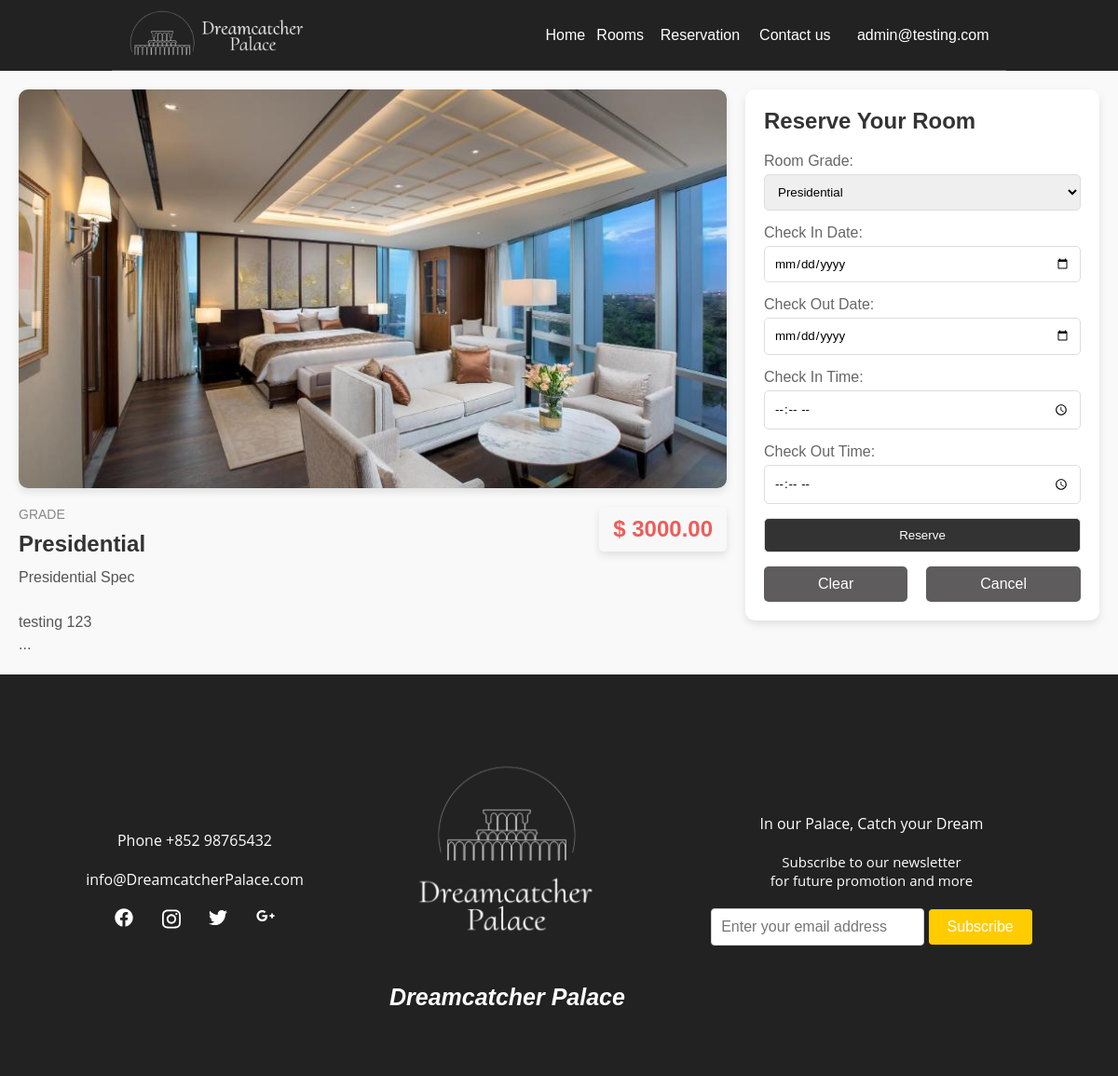
The app's page /reservation.php?roomGrade=Presidential (signed in), older data.
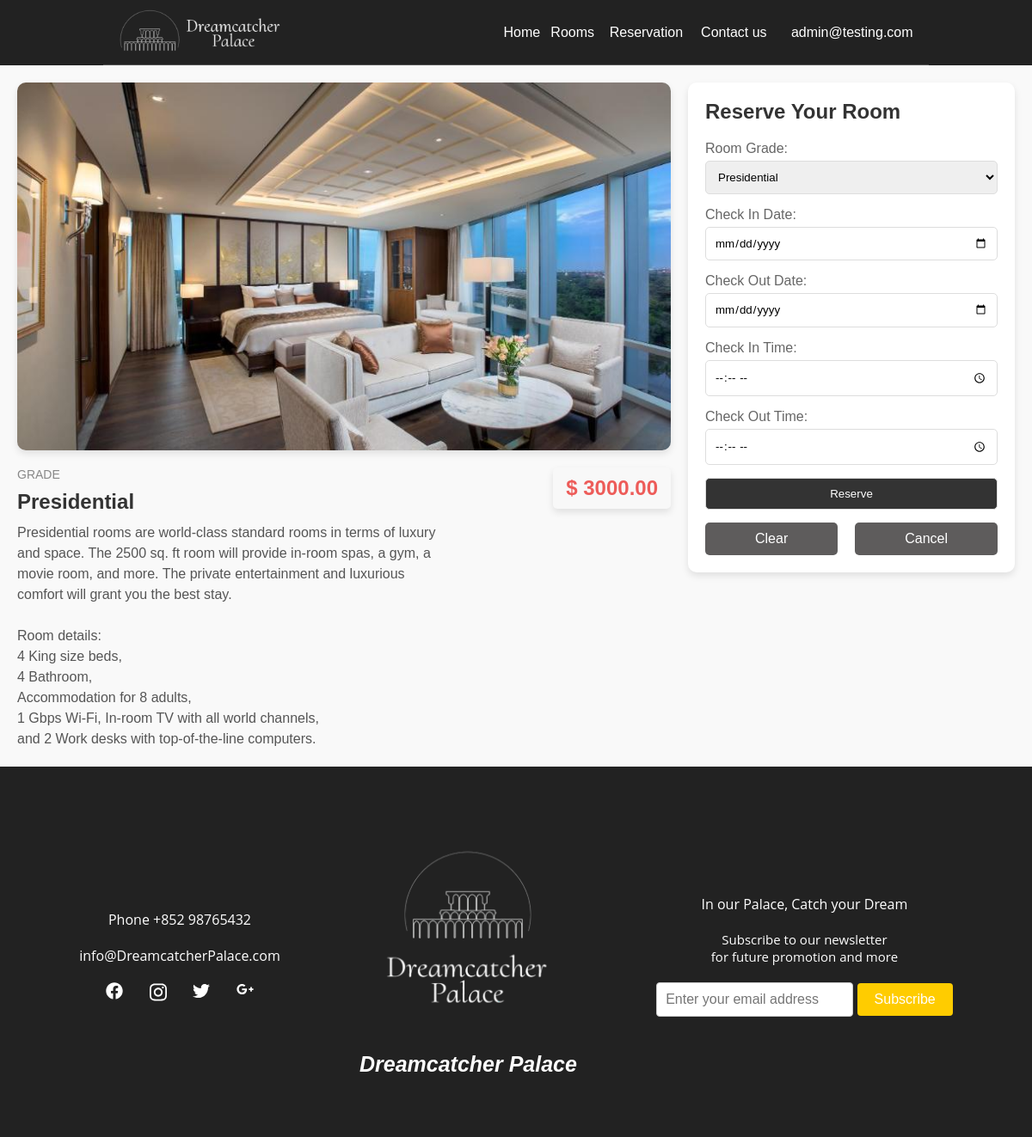
The same page, newer data.
### tables this page shows
CREATE TABLE `room_details` (
  `roomGrade` varchar(20) NOT NULL,
  `roomSpec` varchar(600) NOT NULL,
  `roomPrice` decimal(10,2) NOT NULL,
  `roomIMG` text NOT NULL
);

### reservation.php (the view, shortened to what this page needs)
<?php
include 'DBconn.php';
if (isset($_GET['roomGrade'])) {
	$selectedroomGrade = isset($_GET['roomGrade']) ? $_GET['roomGrade'] : '';
	$roomGrade = mysqli_real_escape_string($conn, $_GET['roomGrade']);
	$sql = "SELECT * FROM room_details WHERE roomGrade = '$roomGrade'";
	$result = mysqli_query($conn, $sql);
	$row = mysqli_fetch_assoc($result);
} else {
	$selectedroomGrade = null;
}
?>
<!DOCTYPE html>
<html>
<head>
	<link rel="stylesheet" href="static/css/reservation.css">
</head>
<body>
	<?php include "navbar.php"; ?>
	<section id="room-page">
		<div class="room-content">
			<div class="left-section">
				<div class="room-details">
					<div class="room-img">
						<?php echo "<img src='static/img/rooms/{$row['roomIMG']}' />"; ?>
					</div>
				</div>
				<div class="room-text">
					<div class="room-text-left">
						<span class="room-category">Grade</span>
						<h3><?php echo $row['roomGrade']; ?></h3>
						<p><?php echo nl2br($row['roomSpec']); ?></p>
					</div>
					<div class="room-text-right">
						<span class="room-price">$ <?php echo $row['roomPrice']; ?></span>
					</div>
				</div>
			</div>
			<div class="right-section">
				<div class="room-form">
					<h3>Reserve Your Room</h3>
					<form method="POST" action="roomSearch.php" onsubmit="return validateDateRange()">
						<label for="roomGrade">Room Grade:</label>
						<select name="roomGrade" id="roomGrade" onchange="updateRoomGrade()">
							<option value="Presidential" <?php echo ($selectedroomGrade == 'Presidential') ? 'selected' : ''; ?>>
								Presidential</option>
						</select><br>
						<label for="reservedStartDate">Check In Date:</label>
						<input type="date" name="reservedStartDate" id="reservedStartDate"><br>
						<label for="reservedEndDate">Check Out Date:</label>
						<input type="date" name="reservedEndDate" id="reservedEndDate"><br>
						<label for="reservedStartTime">Check In Time:</label>
						<input type="time" name="reservedStartTime" id="reservedStartTime"><br>
						<label for="reservedEndTime">Check Out Time:</label>
						<input type="time" name="reservedEndTime" id="reservedEndTime"><br>
						<input type="submit" name="Reserve" value="Reserve" class="form-btn">
						<div class="button-wrapper">
							<button type="reset" class="clear-btn">Clear</button>
							<a href="home.php" class="form-btn cancel-btn">Cancel</a>
						</div>
					</form>
				</div>
			</div>
		</div>
	</section>
	<?php include "footer.php"; ?>
</body>
</html>

### navbar.php (shortened to what this page needs)
<?php
include 'DBconn.php';
$sql = "SELECT * FROM room_details ORDER BY roomPrice DESC";
$result = mysqli_query($conn, $sql);
?>
<!DOCTYPE html>
<html lang="en">
<head>
	<link rel="stylesheet" href="static/css/layout.css">
</head>
<body>
	<span class="navbar">
		<nav>
			<div class="logo">
				<a href="home.php"><img src="static/img/shopline/logo.png" /></a>
			</div>
			<ul class="list-item">
				<li><a href="home.php">Home</a></li>
				<li class="dropdown">
					<a href="rooms.php">Rooms</a>
				</li>
				<li><a href="reservation.php?roomGrade=Presidential">Reservation</a></li>
				<li><a href="contact_us.php">Contact us</a></li>
				<li class="dropdown">
						<?php
							if (isset($_SESSION['loginUser'])) {
								echo "<a>" . $_SESSION['loginUser'] . "</a>";
							} else {
								echo "<a href='login.php'>Login</a>";
							}?>
				</li>
		</nav>
	</span>
</body>
</html>

### footer.php (shortened to what this page needs)
<!DOCTYPE html>
<html lang="en">
<head>
	<link rel="stylesheet" href="static/css/layout.css">
</head>
<body>
	<div class="container">
		<footer class="footer">
			<div class="footer-box">
				<div class="footer-text">Phone +852 98765432</div>
				<div class="footer-text">info@DreamcatcherPalace.com</div>
				<div class="footer-icon-list">
					<a href="#"><img src="static/img/widget/facebook.svg" alt="facebook-btn" /></a>
					<a href="#"><img src="static/img/widget/instagram.svg" alt="instagram-btn" /></a>
					<a href="#"><img src="static/img/widget/twitter.svg" alt="twitter-btn" /></a>
					<a href="#"><img src="static/img/widget/google-plus-g.svg" alt="google-plus-g-btn" /></a>
				</div>
			</div>
			<div class="footer-box">
				<div class="footer-logo"><img src="static/img/logo/logo_dream.png" /></div>
				<div class="logo-text">Dreamcatcher Palace</div>
			</div>
			<div class="footer-box">
				<div class="footer-text">In our Palace, Catch your Dream</div>
				<div class="footer-text text-small">Subscribe to our newsletter</br> for future promotion and more</div>
				<div id="email-box">
					<input type="email" name="email" placeholder="Enter your email address" class="email-input">
					<button style="margin:0px" type="submit" onclick="updateContent()" class="subscribe-button">Subscribe</button>
				</div>
			</div>
		</footer>
	</div>
</body>
</html>

### static/css/reservation.css (style rules this page uses)
#room-page { display: flex; justify-content: center; padding: 20px; background-color: #f9f9f9; }
.room-content { display: flex; width: 100%; max-width: 1200px; gap: 20px; }
button { padding: 10px 20px; background-color: #333; color: #fff; border: none; border-radius: 5px; cursor: pointer; font-size: 16px; transition: background-color 0.3s ease; }
.left-section { flex: 2; }
.room-details { margin-bottom: 20px; }
.room-img img { width: 100%; border-radius: 10px; box-shadow: 0 4px 8px rgba(0, 0, 0, 0.1); }
.room-text { display: flex; justify-content: space-between; align-items: flex-start; margin-top: 20px; gap: 20px; }
.room-text-left { flex: 2; }
.room-category { font-size: 14px; color: #888; text-transform: uppercase; margin-bottom: 5px; }
.room-text-left h3 { font-size: 24px; margin: 10px 0; color: #333; }
.room-text-left p { font-size: 16px; line-height: 1.5; color: #555; }
.room-text-right { flex: 1; text-align: right; display: flex; align-items: center; justify-content: flex-end; }
.room-price { font-size: 24px; font-weight: bold; color: #ED5C59; background-color: #f8f8f8; padding: 10px 15px; border-radius: 5px; box-shadow: 0 4px 8px rgba(0, 0, 0, 0.1); }
.right-section { flex: 1; }
.room-form { background-color: white; padding: 20px; border-radius: 10px; box-shadow: 0 4px 8px rgba(0, 0, 0, 0.1); }
.room-form h3 { margin-bottom: 20px; font-size: 24px; color: #333; }
.room-form label { display: block; margin-bottom: 5px; color: #666; }
.room-form input, .room-form select { width: 100%; padding: 10px; margin-bottom: 15px; border: 1px solid #ddd; border-radius: 5px; }
.form-btn { width: 100%; padding: 10px; background-color: #333; color: white; border: none; border-radius: 5px; cursor: pointer; }
.button-wrapper { display: flex; justify-content: center; gap: 20px; }
.clear-btn { width: 100%; padding: 10px; background-color: #5e5c5c; color: white; border: none; border-radius: 5px; cursor: pointer; }
.cancel-btn { text-align: center; background-color: #5e5c5c; color: white; text-decoration: none; padding: 10px 20px; border-radius: 5px; display: inline-block; }

### static/css/layout.css (style rules this page uses)
.container { width: 100%; }

### navbar.php (style rules this page uses)
* { padding: 0; margin: 0; -webkit-box-sizing: border-box; -moz-box-sizing: border-box; box-sizing: border-box; text-decoration: none; font-family: arial, tahoma; list-style: none; }
.navbar { display: flex; background-color: #222; justify-content: center; }
nav { width: 80%; background-color: #222; border-bottom: 1px solid #555; display: flex; justify-content: space-between; align-items: center; }
.logo { padding: 10px; width: auto; float: left; }
.logo img { height: 55px; }
.list-item { padding: 0; list-style: none; display: table; width: 500px; text-align: center; }
.list-item li { display: table-cell; position: relative; padding: 15px 0; }
.list-item li a { color: #fff; }
.list-item li a:after { background: none repeat scroll 0 0 transparent; bottom: 0; content: ""; display: block; height: 2px; left: 50%; position: absolute; background: #fff; transition: width 0.3s ease 0s, left 0.3s ease 0s; width: 0; }
.dropdown { position: relative; z-index: 1000; }

### footer.php (style rules this page uses)
body { font-family: 'Alegreya Sans', sans-serif; }
.footer { display: flex; background-color: #222; justify-content: space-evenly; align-items: center; padding-top: 70px; padding-bottom: 70px; color: #fff; font-family: 'Nunito', sans-serif; }
.footer .footer-box { text-align: center; }
.footer .footer-text { margin-top: 10px; margin-bottom: 20px; font-family: 'Open Sans', sans-serif; }
.text-small { font-size: 15px; }
.footer-icon-list { display: flex; justify-content: space-evenly; }
.footer-icon-list img { width: 20px; }
.footer-icon-list a { text-decoration: none; }
.footer-logo { margin-bottom: 20px; }
.footer-logo img { width: 250px; }
.logo-text { font-size: 25px; font-style: italic; font-weight: bold; }
.email-input { padding: 10px; border: 1px solid #ccc; border-radius: 4px; font-size: 16px; }
.subscribe-button { background-color: #ffcc00; color: #ffffff; padding: 10px 20px; border: none; border-radius: 4px; font-size: 16px; cursor: pointer; }

Row changes from the older to the newer data that the page shows:
changed room_details "Presidential": roomSpec "Presidential Spec testing 123 ..." → "Presidential rooms are world-class standard rooms in terms of luxury and space. The 2500 sq. ft room will provide in-room spas, a gym, a movie room, and more. The private entertainment and luxurious comfort will grant you the best stay. Room details: 4 King size beds, 4 Bathroom, Accommodation for 8 adults, 1 Gbps Wi-Fi, In-room TV with all world channels, and 2 Work desks with top-of-the-line computers."
